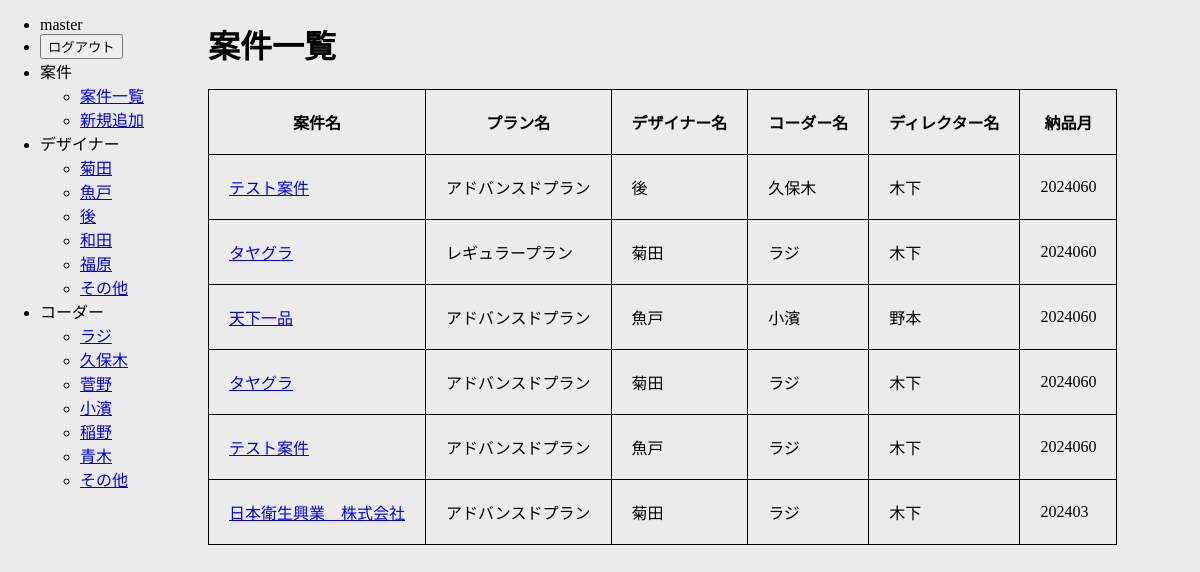
The app's page / (signed in) with its own data.
### manage_app/models.py (models this page shows, shortened)
class Manage(models.Model):
    ユーザー名 = models.ForeignKey(User, on_delete=models.SET_DEFAULT, null=True, blank=True, default=1)
    案件名 = models.CharField(max_length=100)
    PLAN_CHOICES = [
        ("plan01", "アドバンスドプラン"),
        ("plan02", "レギュラープラン"),
        ("plan03", "スマートプラン"),
        ("plan04", "For採用"),
        ("plan05", "ダイレクトセールス"),
        ("plan06", "社内案件"),
        ("plan07", "有償メンテナンス"),
        ("plan08", "LP"),
        ("plan09", "直案件"),
        ("plan10", "名刺"),
        ("plan11", "封筒"),
        ("plan12", "ロゴ"),
        ("plan13", "WEBサイト"),
        ("plan14", "チラシ"),
        ("plan99", "その他"),
    ]
    プラン名 = models.CharField(
        max_length=100,
        choices=PLAN_CHOICES,
        default='plan01',
    )
    DESIGNER_CHOICES = [
        ("designer01", "菊田"),
        ("designer02", "魚戸"),
        ("designer03", "後"),
        ("designer04", "和田"),
        ("designer05", "福原"),
        ("designer99", "その他"),
    ]
    デザイナー名 = models.CharField(
        max_length=100,
        choices=DESIGNER_CHOICES,
        default='designer01',
    )
    CODER_CHOICES = [
        ("coder01", "ラジ"),
        ("coder02", "久保木"),
        ("coder03", "菅野"),
        ("coder04", "小濱"),
        ("coder05", "稲野"),
        ("coder06", "青木"),
        ("coder99", "その他"),
    ]
    コーダー名 = models.CharField(
        max_length=100,
        choices=CODER_CHOICES,
        default='coder01',
    )
    DIRECTOR_CHOICES = [
        ("director01", "木下"),
        ("director02", "永見"),
        ("director03", "春木"),
        ("director04", "野本"),
        ("director05", "中吉"),
        ("director98", "営業"),
        ("director99", "その他"),
    ]
    ディレクター名 = models.CharField(
        max_length=100,
        choices=DIRECTOR_CHOICES,
        default='director01',
    )
    納品月 = models.CharField(max_length=7, default='', help_text='例: 2023-06')
    開始日 = models.DateField(default=timezone.now)
    終了日 = models.DateField(default=timezone.now)
    備考 = models.TextField(max_length=999, default='', null=True, blank=True)

### manage_app/views.py (the view)
# urls.py: path("",ManageList.as_view(), name="topicks"),
class ManageList(ManageBaseView, ListView):
    model = Manage
    context_object_name = "topicks"

### manage_app/views.py (called while the page is built)
    def get_context_data(self, **kwargs):
        context = super().get_context_data(**kwargs)
        context['designer_choices'] = Manage.DESIGNER_CHOICES
        context['coder_choices'] = Manage.CODER_CHOICES
        return context

### manage_app/templates/manage_app/manage_list.html
{% extends 'manage_app/base.html' %}
{% block content %}
<h1>案件一覧</h1>
<table class="table_style01">
 <thead>
  <tr>
   <th>案件名</th>
   <th>プラン名</th>
   <th>デザイナー名</th>
   <th>コーダー名</th>
   <th>ディレクター名</th>
   <th>納品月</th>
  </tr>
 </thead>
 <tbody>
  {% for topick in topicks %}
   <tr>
    <td><a href="{% url 'topick' topick.id %}">{{ topick.案件名 }}</a></td>
    <td>{{ topick.get_プラン名_display }}</td>
    <td>{{ topick.get_デザイナー名_display }}</td>
    <td>{{ topick.get_コーダー名_display }}</td>
    <td>{{ topick.get_ディレクター名_display }}</td>
    <td>{{ topick.納品月 }}</td>
   </tr>
  {% endfor %}
 </tbody>
</table>
{% endblock content %}

### manage_app/templates/manage_app/base.html (shortened to what this page needs)
<!DOCTYPE html>
<html lang="ja">
<head>
   {% load static %}
   <link rel="stylesheet" href="{% static 'css/base.css' %}">
   <link rel="stylesheet" href="https://cdnjs.cloudflare.com/ajax/libs/frappe-gantt/0.5.0/frappe-gantt.css" />
</head>
<body>
   <header id="header">
      <ul class="h_menu_list">
      {% if request.user.is_authenticated %}
         <li>{{ request.user }}</li>
         <li>
         <form method="post" action="{% url 'logout' %}">
         <button type="submit">ログアウト</button>
         </form>
         </li>
      {% else %}
         <li><a href="{% url 'login' %}">ログイン</a></li>
      {% endif %}
         <li><span class="menu_name">案件</span>
         <ul class="sub_menu">
            <li><a href="{% url 'topicks' %}">案件一覧</a></li>
            <li><a href="{% url 'create' %}">新規追加</a></li>
         </ul>
         </li>
         <li><span class="menu_name">デザイナー</span>
            <ul class="sub_menu">
               {% for code, name in designer_choices %}
                  <li><a href="{% url 'person_list' person_type='designer' person_name=code %}">{{ name }}</a></li>
               {% endfor %}
            </ul>
         </li>
         <li><span class="menu_name">コーダー</span>
            <ul class="sub_menu">
               {% for code, name in coder_choices %}
                  <li><a href="{% url 'person_list' person_type='coder' person_name=code %}">{{ name }}</a></li>
               {% endfor %}
            </ul>
         </li>
      </ul>
   </header>
   <main class="main_cont">
      {% block content %}
      {% endblock content %}
   </main>
</body>
</html>

### manage_app/static/css/base.css (style rules this page uses)
body { background: #ebebeb; position: relative; }
header { position: fixed; height: 100vh; width: 200px; top: 0; left: 0; }
main { width: calc(100% - 200px); margin: 0 0 0 auto; }
table { border-spacing: 0; }
.table_style01 th { border: solid #000; border-width: 1px 0 1px 1px; padding: 20px; }
.table_style01 th:last-child { border: solid #000; border-width: 1px 1px 1px 1px; }
.table_style01 td { border: solid #000; border-width: 0 0 1px 1px; padding: 20px; }
.table_style01 td:last-child { border: solid #000; border-width: 0 1px 1px 1px; }

### records on screen
Manage: 案件名 "テスト案件", プラン名 "アドバンスドプラン", デザイナー名 "後", コーダー名 "久保木", ディレクター名 "木下", 納品月 "2024060"
Manage: 案件名 "タヤグラ", プラン名 "レギュラープラン", デザイナー名 "菊田", コーダー名 "ラジ", ディレクター名 "木下", 納品月 "2024060"
Manage: 案件名 "天下一品", プラン名 "アドバンスドプラン", デザイナー名 "魚戸", コーダー名 "小濱", ディレクター名 "野本", 納品月 "2024060"
Manage: 案件名 "タヤグラ", プラン名 "アドバンスドプラン", デザイナー名 "菊田", コーダー名 "ラジ", ディレクター名 "木下", 納品月 "2024060"
Manage: 案件名 "テスト案件", プラン名 "アドバンスドプラン", デザイナー名 "魚戸", コーダー名 "ラジ", ディレクター名 "木下", 納品月 "2024060"
Manage: 案件名 "日本衛生興業 株式会社", プラン名 "アドバンスドプラン", デザイナー名 "菊田", コーダー名 "ラジ", ディレクター名 "木下", 納品月 "202403"

### other values on screen
{{ request.user }} "master"
{{ name }} "菊田" "魚戸" "後" "和田" "福原" "その他"
{{ name }} "ラジ" "久保木" "菅野" "小濱" "稲野" "青木" "その他"
